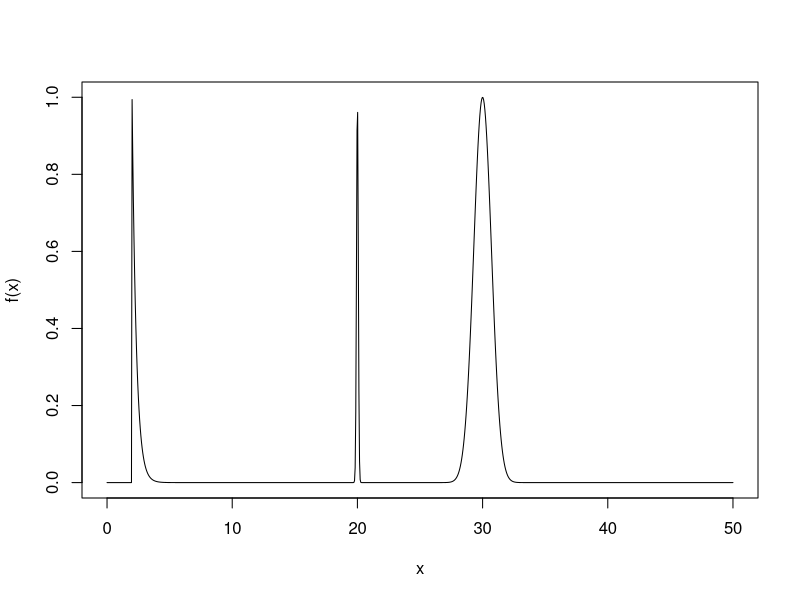
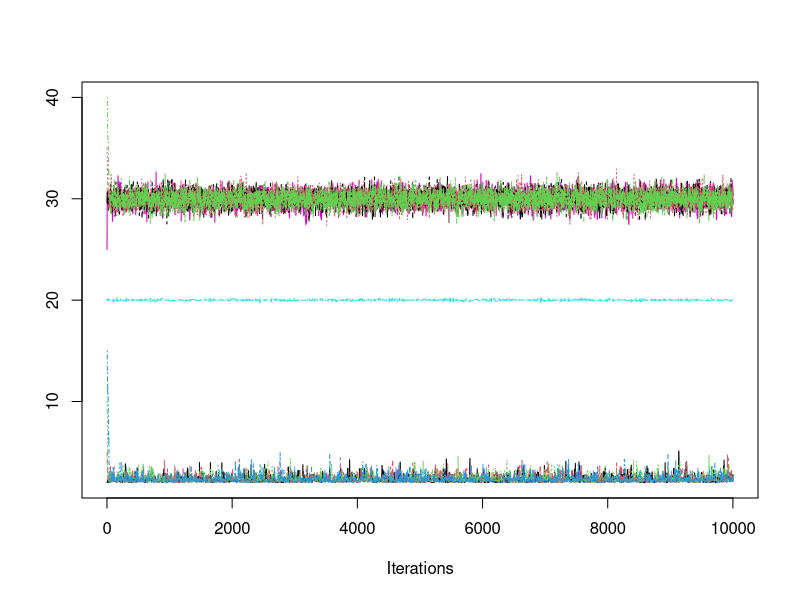
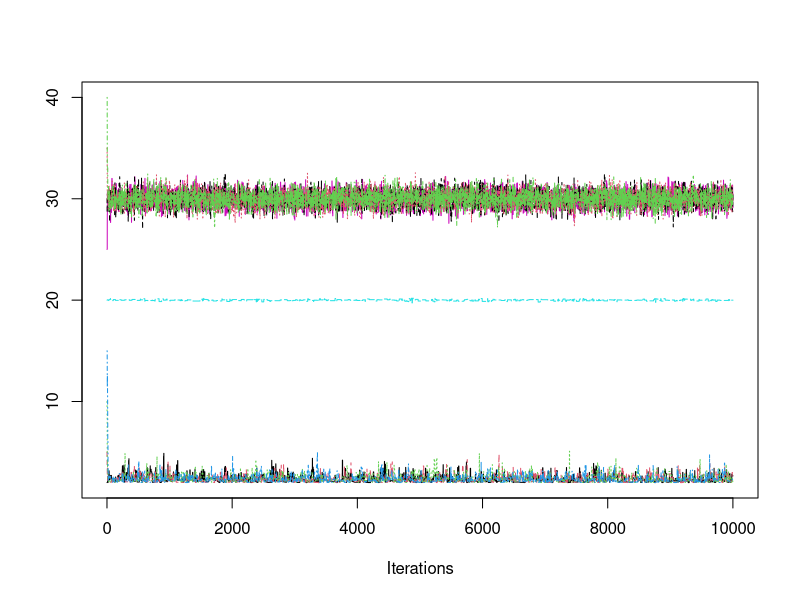
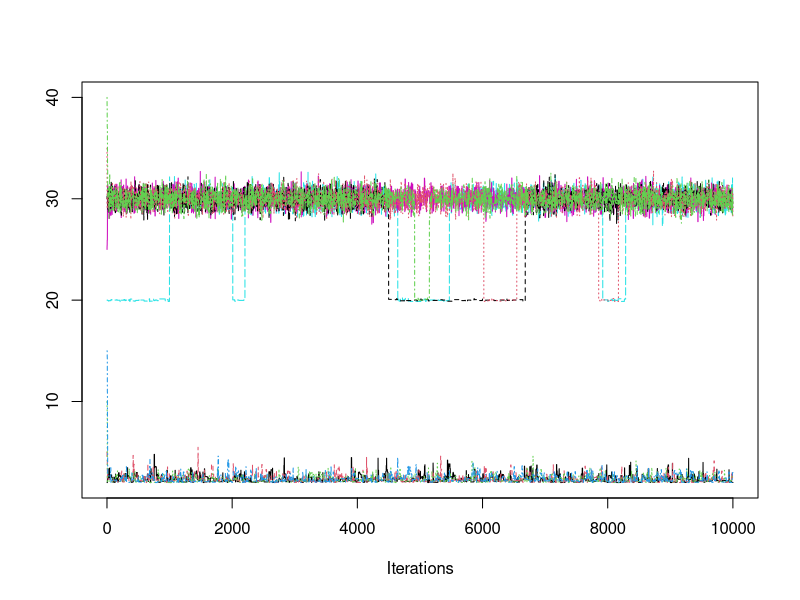
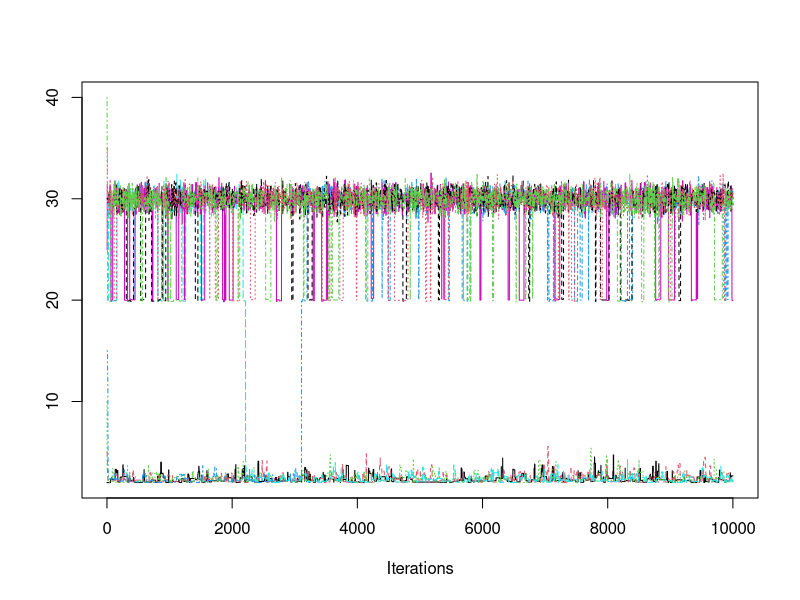
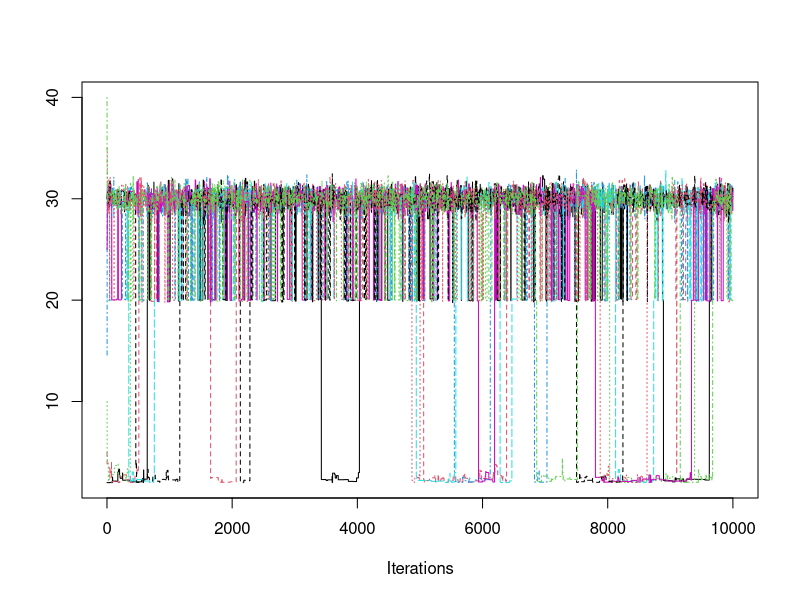
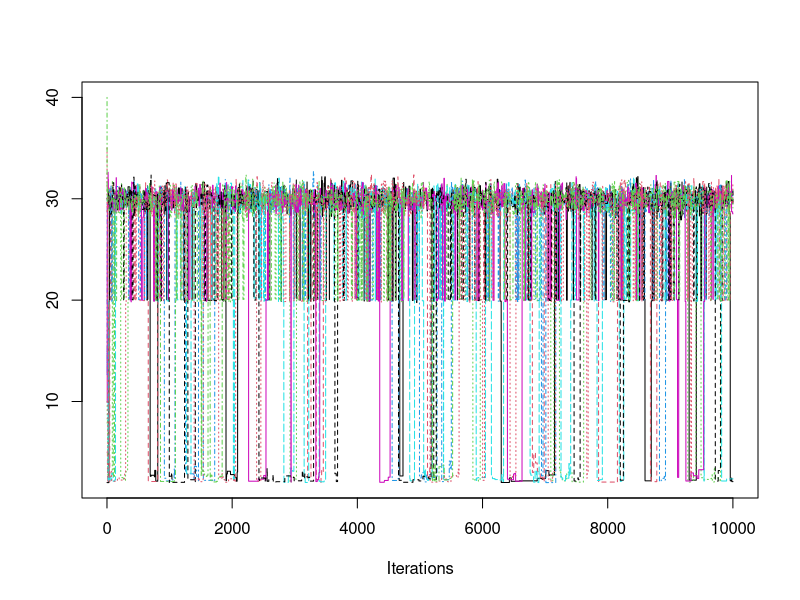
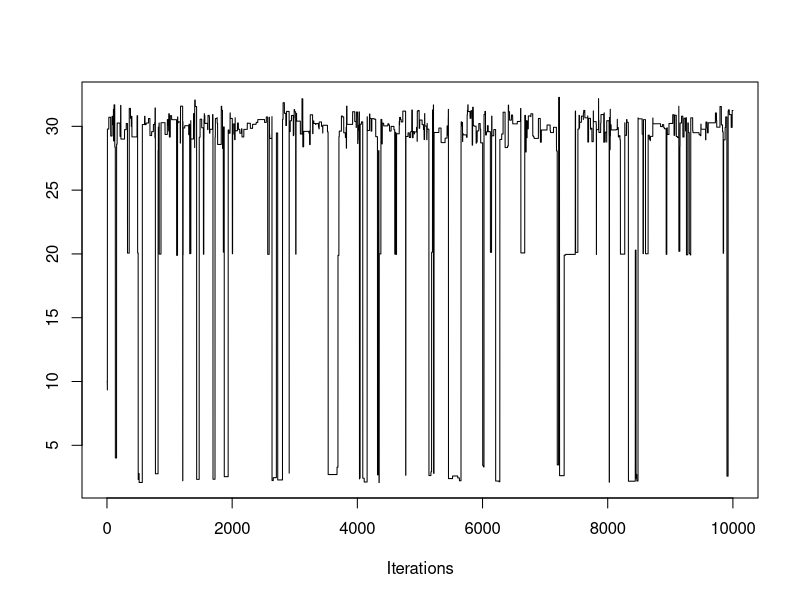

Recreate these plots in R, in order.
## ---- chunk 1
knitr::opts_chunk$set(
  collapse = TRUE,
  comment = "#>"
)
include_solutions <- TRUE
## ---- chunk 2
require(rmarkdown)
require(knitr)
require(kableExtra)
# Put any library imports and other preamble here.
## ---- chunk 3

### Question 1a
library(coda)

target <- function(x) {
  if (x>=2){
    return (exp(-3*(x-2)) + exp(-(x-30)^2) + exp(-((x-20)^2)/0.01))
  }
  else{
    return (0)
  }
}

t=seq(0,50, length.out=1000)
plot(t, sapply(t, function(t) target(t)), type="l", xlab="x", ylab = "f(x)")

MetrHastw <- function(X0, sigmaprop, nsteps, f){
  X <- numeric(nsteps+1) 
  X[1] <- X0
  for (i in 2:(nsteps+1)){
    Y <- rnorm(1, mean=X[i-1],sd=sigmaprop)
    if (log(runif(1))<=min(log(f(Y))-log(f(X[i-1])),1)){
      X[i] <- Y}
    else{ X[i] <- X[i-1]}
   }
 X
} 

#seems larger variance is better when we have 10,000 samples for mixing. All chains converge pretty fast, it's just the different modes that make this distribution difficult.

#Gelman-Rubin is probably unnecessary here since we can see the different modes visually

X0s <- c(2, 5, 10, 15, 20, 25, 30, 35, 40)
chains1 <-lapply(X0s, function(x0) mcmc(MetrHastw(x0, sigmaprop=1, nsteps=10000, f=target)))
traceplot(chains1) #maybe some labels would be nice. Particularly that the variance here is 1.

chains2 <-lapply(X0s, function(x0) mcmc(MetrHastw(x0, sigmaprop=2, nsteps=10000, f=target)))
traceplot(chains2)

chains3 <-lapply(X0s, function(x0) mcmc(MetrHastw(x0, sigmaprop=3, nsteps=10000, f=target)))
traceplot(chains3)

chains4 <-lapply(X0s, function(x0) mcmc(MetrHastw(x0, sigmaprop=5, nsteps=10000, f=target)))
traceplot(chains4) #actually ends up completely missing the mass around x=20

chains5 <-lapply(X0s, function(x0) mcmc(MetrHastw(x0, sigmaprop=8, nsteps=10000, f=target)))
traceplot(chains5) 

chains6 <- lapply(X0s, function(x0) mcmc(MetrHastw(x0, sigmaprop=11, nsteps=10000, f=target)))
traceplot(chains6) 

X0s2 <- c(10)

chains_large <- lapply(X0s2, function(x0) mcmc(MetrHastw(x0, sigmaprop=20, nsteps=10000, f=target)))
traceplot(chains_large) #it seems all of them cover the space but it's hard to see if they find that mode at 20 since they move around so much. Might be easier to focus on fewer chains for this

## ---- chunk 4

### Question 1b

MH_newprop <- function(X0, sigmaprop, nsteps, f){
  X <- numeric(nsteps+1) 
  X[1] <- X0
  newprop <- function(mean, sd){
    proposal <- rnorm(1, mean=mean, sd=sd)
    if (proposal>=2){
      return (proposal)
    }
    else{
      return (2)
    }
  }
  for (i in 2:(nsteps+1)){
    Y <- newprop(mean=X[i-1], sd=sigmaprop)
    if (log(runif(1))<=min(log(f(Y))-log(f(X[i-1])),1)){
      X[i] <- Y}
    else{ X[i] <- X[i-1]}
   }
 X
} 

X0sb <- c(15)

chains_b <- lapply(X0sb, function(x0) mcmc(MH_newprop(x0, sigmaprop=11, nsteps=10000, f=target)))
traceplot(chains_b) #seems it worked?


## ---- chunk 5

### Question 1c
# INSERT CODE
